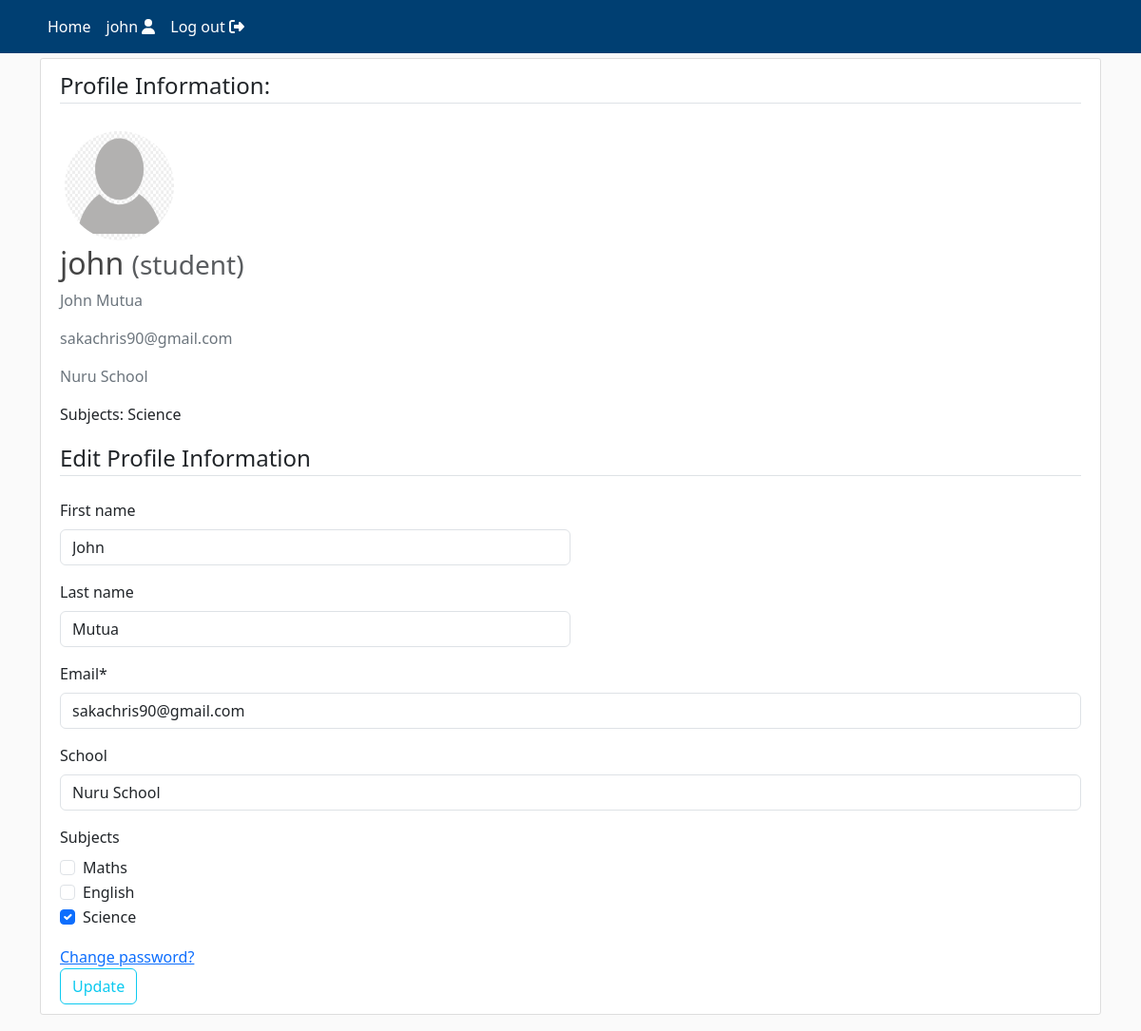
Page /profile/john (signed in) on the committed database.
### quiz/models.py (models this page shows, shortened)
class CustomUser(AbstractUser):
    def image_upload_to(self, instance=None):
        if instance:
            return os.path.join("Users", self.username, instance)
        return None
    STATUS = (
        ('student', 'student'),
        ('teacher', 'teacher'),
    )
    SUBJECT_CHOICES = [
        ('maths', 'Maths'),
        ('english', 'English'),
        ('science', 'Science'),
    ]
    DEFAULT_SUBJECT = 'maths'
    subjects = models.ManyToManyField(Subject, blank=True)
    email = models.EmailField(unique=True)
    status = models.CharField(max_length=100, choices=STATUS, default='student')
    school = models.CharField("School", max_length=100, default='', blank=True)
    image = models.ImageField(default='default/user.jpg', upload_to=image_upload_to)

class Subject(models.Model):
    name = models.CharField(max_length=255)
    def __str__(self):
        return self.name

### quiz/views.py (the view)
# urls.py: path('profile/<username>', views.profile, name='profile'),
def profile(request, username):
    user = get_object_or_404(CustomUser, username=username)
    if request.user != user:
        messages.error(request, "You do not have permission to edit this profile.")
        return redirect("homepage")  # Replace with your homepage URL name
    if request.method == "POST":
        form = UserUpdateForm(request.POST, request.FILES, instance=user)
        if form.is_valid():
            form.save()
            messages.success(request, f'{user.username}, your profile has been updated!')
            return redirect("profile", username=user.username)  # Ensure this URL pattern is correct in your urls.py
    else:
        form = UserUpdateForm(instance=user)
    return render(
        request=request,
        template_name="quiz/profile.html",
        context={"form": form}
    )

### quiz/forms.py
class UserUpdateForm(forms.ModelForm):
    email = forms.EmailField()
    subjects = forms.ModelMultipleChoiceField(
        queryset=Subject.objects.all(),
        widget=forms.CheckboxSelectMultiple,
        required=False
    )
    class Meta:
        model = get_user_model()
        fields = ['first_name', 'last_name', 'email', 'image', 'subjects', 'school']

### quiz/templates/quiz/profile.html (shortened to what this page needs)
{% extends "quiz/header.html" %}
{% load crispy_forms_tags %}
{% block content %}
<div class="content-section col-lg-12 col-md-12 col-sm-12 tutorial-style" style="min-height:65vh;">
    <legend class="border-bottom mb-4">Profile Information:</legend>
    <form method="POST" enctype="multipart/form-data">
        <div class="media">
            {% if user.username == form.instance.username %}
                    <label for="id_image">
                        <img class="rounded-circle account-img profile-image"
                            style="cursor: pointer"
                            src="{{ form.instance.image.url }}"
                            title="Upload new image">
                    </label>
            {% else %}
                <img class="rounded-circle account-img profile-image", src="{{ form.instance.image.url }}">
            {% endif %}
            <div class="media-body">
                <h2 class="account-heading">{{ form.instance.username }}
                    <small class="text-muted">({{ form.instance.status }})</small>
                </h2>
                <p class="text-secondary">{{ form.instance.first_name }} {{ form.instance.last_name }}</p>
                <p class="text-secondary">{{ form.instance.email }}</p>
                <p class="text-secondary">{{ form.instance.school }}</p>
                {% if user.status == 'student' %}
                <p>Subjects:
                    {% for subject in user.subjects.all %}
                        {{ subject.name }}{% if not forloop.last %}, {% endif %}
                    {% endfor %}
                </p>
                {% endif %}
            </div>
        </div>
        {% if user.username == form.instance.username %}
            <fieldset class="form-group">
                <legend class="border-bottom mb-4">Edit Profile Information</legend>
                <div class="form-row">
                    <div class="form-group col-md-6 mb-0">
                        {{ form.first_name|as_crispy_field }}
                    </div>
                    <div class="form-group col-md-6 mb-0">
                        {{ form.last_name|as_crispy_field }}
                    </div>
                </div>
                {{ form.email|as_crispy_field }}
                {{ form.school|as_crispy_field }}
                {% if user.status == 'student' %}
                    {{ form.subjects|as_crispy_field }}
                {% endif %}
                <a href="{% url 'password_change' %}">Change password?</a>
            </fieldset>
            <div class="form-group">
                <button class="btn btn-outline-info" type="submit">Update</button>
            </div>
        {% endif %}
    </form>
</div>
{% endblock content %}

### quiz/templates/quiz/includes/navbar.html (shortened to what this page needs)
<header class="site-header" style="margin-bottom: 5px">
    <nav class="navbar navbar-expand-md navbar-color">
        <div class="container">
            <div class="navbar-nav">
                <a class="nav-item nav-link" href="/">Home</a>
            </div>
            <div class="collapse navbar-collapse" id="navbarToggle">
                <div class="navbar-nav">
                    {% if user.is_authenticated %}
                        <a class="nav-item nav-link" href="{% url 'profile' user.username %}">
                            {{user.username}} <i class="fas fa-user"></i>
                        </a>
                        <a class="nav-item nav-link" href="{% url 'logout' %}">
                            Log out <i class="fas fa-sign-out-alt"></i>
                        </a>
                    {% endif %}
                </div>
            </div>
        </div>
    </nav>
</header>

### quiz/static/quiz/main/main.css (style rules this page uses)
:root { --footercolor: #003F72; --navbarcolor: #003F72; --btncolor: #003F72; --socialcolor: #003F72; --brightText: #ffffff; }
.navbar-color { background-color: var(--navbarcolor); }
body { background: #fafafa; }
h1, h2, h3, h4, h5, h6 { color: #444444; }
.site-header .navbar-nav .nav-link { color: var(--brightText); }
.content-section { background: #ffffff; padding: 10px 20px; border: 1px solid #dddddd; border-radius: 3px; margin-bottom: 20px; }
.profile-image { width: 125px; height: 125px; padding: 5px; }

### rows in the picture
CustomUser: username "john", instance.image (placeholder picture), instance.username "john", instance.status "student", instance.first_name "John", instance.last_name "Mutua", instance.email "sakachris90@gmail.com", instance.school "Nuru School", first_name "John", last_name "Mutua", email "sakachris90@gmail.com", school "Nuru School"
Subject: name "Science"
